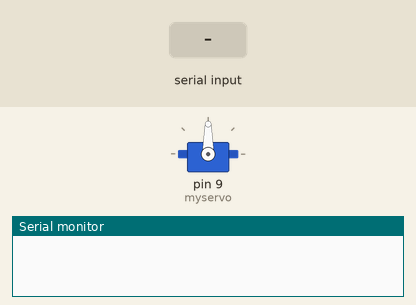
Simulated run of this sketch. Board: Arduino Mega 2560, built with avr-gcc and run on an emulated ATmega2560. Shown: servo, the last lines printed to the serial monitor. Inputs (shaded band) come from the test bench.

Above: at 3.2 s.
3.3 s: "1" received over the second serial link
At 4.3 s:
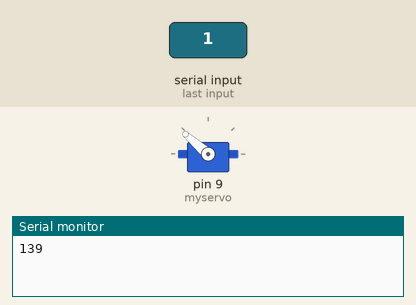
4.8 s: "2" received over the second serial link
At 5.5 s:
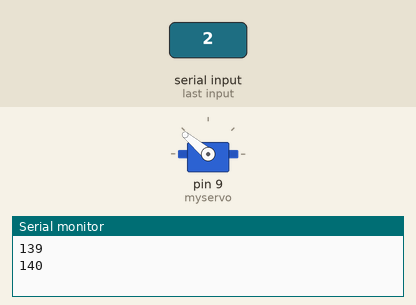
Timing chart, 0 to 7.8 s (numbered marks = the images above; inputs shaded):
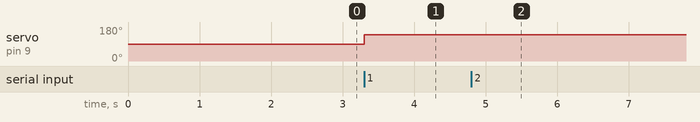

Measured:
- after the input at 3.3 s, servo on pin 9 (myservo): 90° → 139° at once
- after the input at 4.8 s, servo on pin 9 (myservo): 139° → 140° at once

The sketch:

MainDriver.ino
```cpp
#include <Servo.h>

Servo myservo;
int mid = 90;
int pos = 90;
void setup() {
  // put your setup code here, to run once:
  Serial.begin(9600);
  Serial1.begin(9600);
  myservo.attach(9);
  myservo.write(mid);
  delay(2000);
}
int increment = 3;
void loop() {
  // put your main code here, to run repeatedly:
  if (Serial1.available()>0) {
    signed char a = Serial1.read();
    int error = a;
//    if (pos >= 180){
//      increment = -3;
//    }
//    else if(pos <= 0) {
//      increment = 3;
//    }
//    pos = pos + increment;
    pos = mid+error;
    myservo.write(pos);
    Serial.println(pos);
  }


}
```
